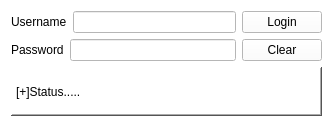
<?xml version="1.0" encoding="UTF-8"?>
<ui version="4.0">
 <class>MainWindow</class>
 <widget class="QMainWindow" name="MainWindow">
  <property name="geometry">
   <rect>
    <x>0</x>
    <y>0</y>
    <width>333</width>
    <height>127</height>
   </rect>
  </property>
  <property name="windowTitle">
   <string>MainWindow</string>
  </property>
  <property name="styleSheet">
   <string notr="true">background-color: rgb(255, 255, 255);</string>
  </property>
  <widget class="QWidget" name="centralWidget">
   <layout class="QGridLayout" name="gridLayout">
    <item row="0" column="0">
     <layout class="QVBoxLayout" name="verticalLayout_2">
      <item>
       <layout class="QHBoxLayout" name="horizontalLayout">
        <item>
         <widget class="QLabel" name="label">
          <property name="text">
           <string>Username</string>
          </property>
         </widget>
        </item>
        <item>
         <widget class="QLineEdit" name="lineEdit"/>
        </item>
       </layout>
      </item>
      <item>
       <layout class="QHBoxLayout" name="horizontalLayout_2">
        <item>
         <widget class="QLabel" name="label_2">
          <property name="text">
           <string>Password</string>
          </property>
         </widget>
        </item>
        <item>
         <widget class="QLineEdit" name="lineEdit_2">
          <property name="echoMode">
           <enum>QLineEdit::Password</enum>
          </property>
         </widget>
        </item>
       </layout>
      </item>
     </layout>
    </item>
    <item row="0" column="1">
     <layout class="QVBoxLayout" name="verticalLayout">
      <item>
       <widget class="QPushButton" name="pushButton">
        <property name="text">
         <string>Login</string>
        </property>
       </widget>
      </item>
      <item>
       <widget class="QPushButton" name="pushButton_2">
        <property name="text">
         <string>Clear</string>
        </property>
       </widget>
      </item>
     </layout>
    </item>
    <item row="1" column="0" colspan="2">
     <widget class="QLabel" name="label_3">
      <property name="styleSheet">
       <string notr="true">
QLabel {  color : blue; }
background-color: rgb(255, 170, 255);
</string>
      </property>
      <property name="frameShape">
       <enum>QFrame::WinPanel</enum>
      </property>
      <property name="frameShadow">
       <enum>QFrame::Raised</enum>
      </property>
      <property name="text">
       <string>[+]Status.....</string>
      </property>
     </widget>
    </item>
   </layout>
  </widget>
 </widget>
 <layoutdefault spacing="6" margin="11"/>
 <resources/>
 <connections/>
</ui>
